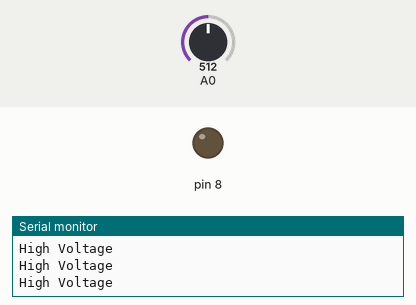
The sketch below on a simulated Arduino Uno, built with avr-gcc and run on an emulated ATmega328P. Shown: output pins drawn as LEDs (lit = HIGH), the last lines printed to the serial monitor. The inputs (shaded band) are chosen by the test bench; at power-on: A0 = 512.

Above: at 1.2 s.
1.3 s: A0 set to 267
4.3 s: A0 set to 250
At 5.1 s:
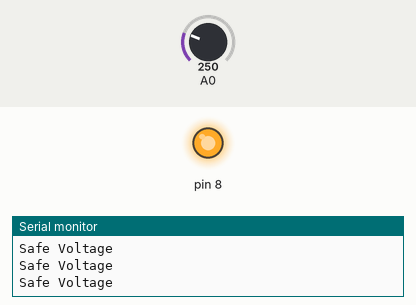
Timing chart, 0 to 7.3 s (numbered marks = the images above; inputs shaded):
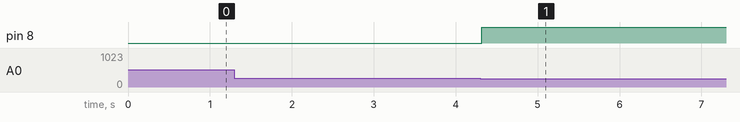

Measured:
- the behaviour switches between 260 and 259 on A0 (found by bisection; images 0 and 1)
- after the input at 4.3 s, pin 8: LOW → HIGH at once

The sketch:

Srishti2.ino
```cpp
/*Model voltage security warning system
 uses potentiometer for variable input and LED as supply for appliance
 displays the voltage condition in Serial output*/


void setup() {
  // put your setup code here, to run once:
 Serial.begin(9600);
 pinMode(8,OUTPUT);
}

void loop() {
  // put your main code here, to run repeatedly:
  int x=analogRead(A0);
  if(x<180)
  {
   Serial.println("Low Voltage");
   digitalWrite(8,LOW);
  }
  else if(x>=180&&x<260)
  {
   Serial.println("Safe Voltage");
   digitalWrite(8,HIGH);
  }
  else
  {
    Serial.println("High Voltage");
    digitalWrite(8,LOW);
  }

  }
```
